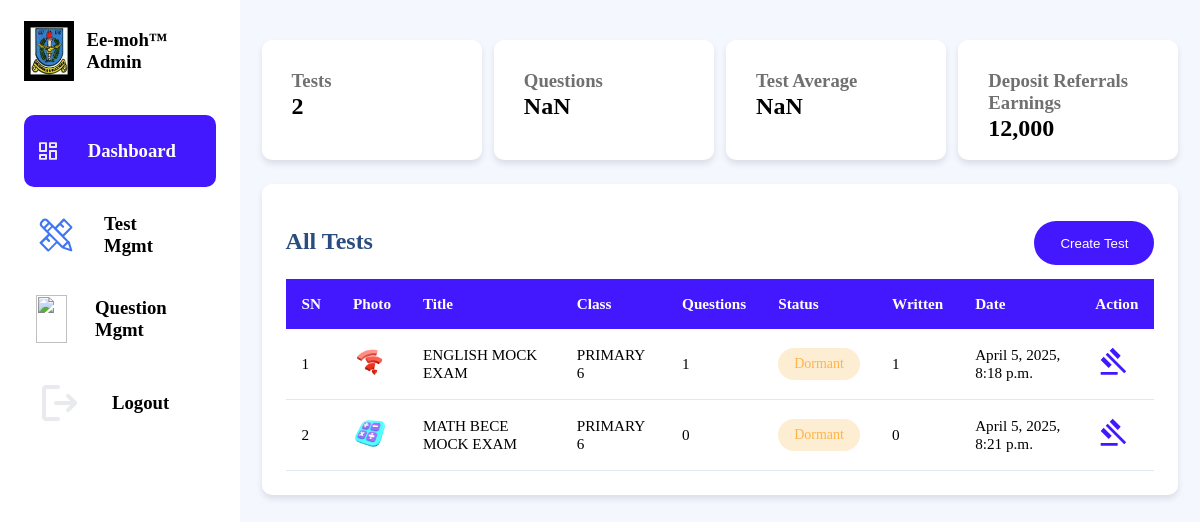
The page /administrator/test_mgmt (signed in) on the database its author committed.
### administration/models.py (models this page shows, shortened)
class AppInfo (models.Model):
    logo = models.ImageField(upload_to="webcms", blank=True, null=True)
    email = models.CharField(max_length=33)
    name = models.CharField(max_length=33)
    phone = models.CharField(max_length=11, blank=True, null=True)
    address = models.CharField(max_length=100, blank=True, null=True)
    phrase = models.CharField(max_length=500)

### tester/models.py (models this page shows, shortened)
class Test(models.Model):
    title = models.CharField(max_length=33)
    description = models.CharField(max_length=200)
    image = models.ImageField(upload_to='course/')
    is_active = models.BooleanField(default=False)
    form = models.ForeignKey(Form, on_delete=models.CASCADE)
    mark = models.IntegerField(default=1)
    duration = models.IntegerField(default=30)
    created = models.DateTimeField(auto_now_add=True, blank=True, null=True)

### authenticator/models.py (models this page shows, shortened)
class Form(models.Model):
    name = models.CharField(max_length=33)
    form_img = models.ImageField(upload_to='form_images/', null=True, blank=True)

### administration/views.py (the view)
# urls.py: path('test_mgmt', views.test_mgmt, name="test_mgmt")
@staff_member_required
def test_mgmt(request):
    context = {
        "total_tests": Test.objects.all().count(),
        "tests": Test.objects.all(),
    }
    return render(request, "administration/test_mgmt/test_mgmt.html", context)

### administration/context_processors.py (called while the page is built)
def app_information(request):
    app_info = AppInfo.objects.first()
    return {
        'app_info': app_info
    }

### administration/templates/administration/test_mgmt/test_mgmt.html (shortened to what this page needs)
{% extends "administration/admin_base.html" %}
{% load static %}
{% block content %}
<div id="home" class="tabcontent">
    <div class="status-container">
        <div class="status-tab">
            <h3>Tests</h3>
            <h2 class="status-text"> <b class="formatted-price">{{ total_tests }}</b> </h2>
        </div>
        <div class="status-tab">
            <a href="#">
                <h3>Questions</h3>
                <h2><b class="formatted-price">{{ approved_tests }}</b></h2>
            </a>
        </div>
        <div class="status-tab">
            <a href="#">
                <h3>Test Average</h3>
                <h2><b class="formatted-price">{{ un_approved_tests }}</b></h2>
            </a>
        </div>
        <div class="status-tab">
            <h3>Deposit Referrals Earnings</h3>
            <h2><b class="formatted-price">12000</b></h2>
        </div>
    </div>
        <div class="table-wrapper">
            <div class="row" >
                <h2 class="table-title">All Tests</h2>
                <button class="action_btn">Create Test</button>
            </div>
            <table class="modern-table">
                <thead>
                    <tr>
                        <th>SN</th>
                        <th>Photo</th>
                        <th>Title</th>
                        <th>Class</th>
                        <th>Questions</th>
                        <th>Status</th>
                        <th>Written</th>
                        <th>Date</th>
                        <th>Action</th>
                    </tr>
                </thead>
                <tbody>
                    {% for test in tests %}
                    <tr >
                        <td>{{ forloop.counter }}</td>
                        <td data-label="Photo">
                            {% if test.image %}
                                <img src="{{ test.image.url }}" />
                            {% else %}
                                <img src="{% static 'img/user.jpg' %}" />
                            {% endif %}
                        </td>
                        <td data-label="Title">{{ test.title }}</td>
                        <td data-label="Form">{{ test.form.name }}</td>
                        <td data-label="Questions">{{ test.question_set.count }}</td>
                        {% if test.is_active %}
                            <td data-label="Status">
                                <span class="status status-active">Active</span>
                            </td>
                        {% else %}
                            <td data-label="Status">
                                <span class="status status-pending">Dormant</span>
                            </td>
                        {% endif %}
                        <td data-label="Written">{{ test.testsession_set.count }}</td>
                        <td data-label="Date">{{ test.created }}</td>
                        <a>
                        <td data-label="Action">
                            <a href="#"><img src="{% static 'img/icns/gavel.svg' %}" /></a>
                        </td>
                    </a>
                    </tr>
                    {% empty %}
                    <tr >
                        <td colspan="7"><span class="status status-inactive">No Data</span></td>
                    </tr>
                    {% endfor %}
                </tbody>
            </table>
        </div>
    </div>
</div>
{% endblock %}

### administration/templates/administration/admin_base.html (shortened to what this page needs)
{% load static %}
<!DOCTYPE html>
<html lang="en">
<head>
    <link type="text/css" href="{% static 'style/dashboardv1.0.css' %}" rel="stylesheet" />
    <link type="text/css" href="{% static 'style/table.css' %}" rel="stylesheet" />
</head>
<body>
    <div class="main-container">
        <div class="sidebar-item">
            <div class="app-id">
                <div class="logo-box">
                    <img src="{{ app_info.logo.url }}" />
                </div>
                <div class="app-details">
                    <h3>{{ app_info.name }}&#8482; Admin</h3>
                </div>
            </div>
            <div class="dashboard-tab-container">
                <a href="{% url 'administration:administration' %}" class="dashboard-tab active" onclick="setActiveTab(event, this)">
                    <div class="icn-box">
                        <img src="{% static 'img/icns/dashboard.svg' %}" class="dashboard-icon" />
                    </div>
                    <h3>Dashboard</h3>
                </a>
                <a href="{% url 'administration:test_mgmt' %}" class="dashboard-tab" onclick="setActiveTab(event, this)">
                    <div class="icn-box">
                        <img src="{% static 'img/icns/test.svg' %}" class="dashboard-icon" />
                    </div>
                    <h3>Test Mgmt</h3>
                </a>
                <a href="#" class="dashboard-tab" onclick="setActiveTab(event, this)">
                    <div class="icn-box">
                        <img src="{% static 'img/icns/quiz.svg' %}" class="dashboard-icon" />
                    </div>
                    <h3>Question Mgmt</h3>
                </a>
                <a href="{% url 'authenticator:logout' %}" class="dashboard-tab" >
                    <div class="icn-box">
                        <img src="{% static 'img/icns/logout.svg' %}" class="dashboard-icon" />
                    </div>
                    <h3>Logout</h3>
                </a>
            </div>
        </div>
        <div class="main-item">
            <div class="main-item-wrap">
                {% block content %}
                {% endblock %}
            </div>
        </div>
</body>
</html>

### static/style/dashboardv1.0.css (style rules this page uses)
:root { --light: #daf8e5; --lighter: #f0fff5; --radius: 10px; --product-rad: 12px; --big-img-rad: 30px; --bgcolor: #f4f7fe; --fgcolor: #ffffff; --rad: 10px; --pry-color: #4318FF; --sec-color: #c5c6ff; --box-shadow: 0 4px 6px rgba(1, 9, 37, 0.1); }
.row { width: 100%; display: flex; justify-content: space-between; align-items: center; }
.action_btn { width: 120px; height: 44px; background-color: var(--pry-color); border-radius: 30px; color: var(--fgcolor); cursor: pointer; border: none; }
html, body { margin: 0; padding: 0; all: unset; box-sizing: border-box; }
body { background-color: var(--bgcolor); }
a { text-decoration: none; color: var(--dark); }
img { width: 100%; height: 100%; }
a { text-decoration: none; }
.main-container { height: 100%; }
.sidebar-item { width: 100%; height: 130px; background-color: var(--fgcolor); padding-inline: 24px; padding-top: 10px; box-sizing: border-box; overflow: hidden; transition: height 0.3s ease-in-out; }
.app-id { display: flex; align-items: center; }
.logo-box { width: 60px; height: 60px; }
.app-details { margin-inline: 12px; }
.dashboard-tab-container { margin-block: 24px; }
.dashboard-tab { display: flex; align-items: center; cursor: pointer; padding: 12px; margin-block: 12px; border-radius: var(--rad); text-decoration: none; color: inherit; transition: all ease 200ms; }
.dashboard-tab.active { background-color: var(--pry-color); color: white; font-weight: bold; }
.icn-box { width: 48px; height: 48px; }
.dashboard-icon { width: 100%; height: 100%; fill: currentColor; }
.dashboard-tab h3 { margin-block: 0px; margin-inline: 28px; }
.main-item { overflow-y: scroll; height: 100dvh; margin-block: 24px; background-color: var(--bgcolor); }
.main-item-wrap { width: 95.5%; margin: auto; }
.status-container { width: 100%; }
.status-tab { height: 120px; background-color: white; margin-bottom: 24px; border-radius: var(--rad); padding: 30px; box-sizing: border-box; cursor: pointer; box-shadow: var(--box-shadow); }
.status-tab h3 { margin: 0; color: #707070; }
.status-tab h2 { margin: 0; line-height: 1.167; }
@media screen and (min-width:960px) { .main-container { display: flex; justify-content: space-between; } }
@media screen and (min-width:960px) { .sidebar-item { width: 24%; height: 100dvh; } }
@media screen and (min-width:960px) { .status-container { display: flex; justify-content: space-between; } }
@media screen and (min-width:960px) { .main-item { width: 100%; margin: 0; } }
@media screen and (min-width:960px) { .main-item-wrap { margin-block: 40px; } }
@media screen and (min-width:960px) { .status-tab { width: 24%; } }

### static/style/table.css (style rules this page uses)
.table-wrapper { background: white; padding: 1.5rem; border-radius: 10px; box-shadow: 0 4px 6px rgba(1, 9, 37, 0.1); overflow-x: auto; }
td img { width: 34px; }
.table-title { font-size: 1.5rem; margin-bottom: 1.5rem; color: #2b4c7e; }
.modern-table { width: 100%; border-collapse: collapse; background-color: white; font-size: 0.95rem; }
.modern-table thead { background-color: var(--pry-color); color: white; }
.modern-table th { padding: 1rem; text-align: left; font-weight: 600; }
.modern-table td { padding: 1rem; border-bottom: 1px solid #e2e8f0; }
.modern-table tbody tr { transition: background-color 0.3s ease; }
.status { padding: 0.5rem 1rem; border-radius: 20px; font-size: 0.875rem; font-weight: 500; text-align: center; display: inline-block; }
.status-pending { background-color: #fdedd3; color: #FFB547; }
.modern-table tbody tr { animation: fadeIn 0.5s ease-out forwards; }

### rows shown on the page
AppInfo: logo (picture), name "Ee-moh"
Test: image (placeholder picture), title "ENGLISH MOCK EXAM", form.name "PRIMARY 6", question_set.count "1", is_active "Dormant", testsession_set.count "1", created "April 5, 2025, 8:18 p.m."
Test: image (picture), title "MATH BECE MOCK EXAM", form.name "PRIMARY 6", question_set.count "0", is_active "Dormant", testsession_set.count "0", created "April 5, 2025, 8:21 p.m."

### other values the page prints
{{ total_tests }} "2"
